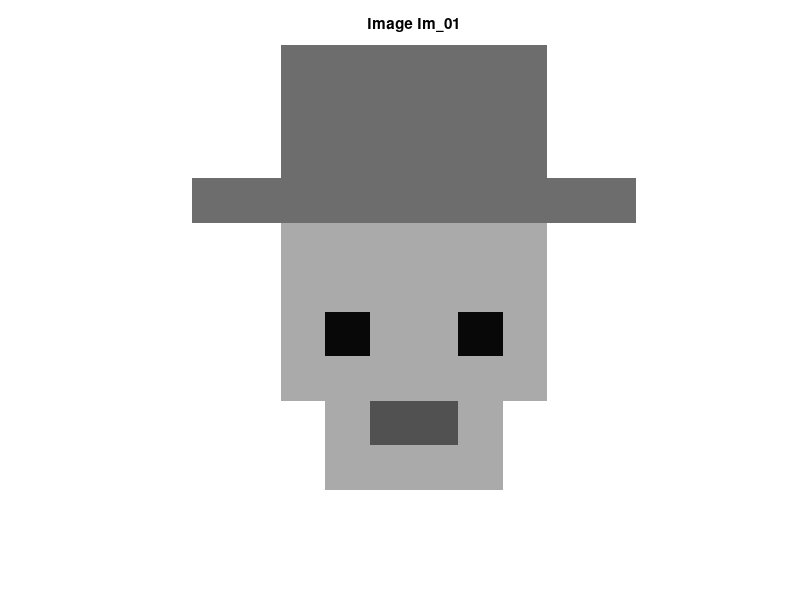

Source code (MATLAB):
%% TP - Image Processing (Exercise 1)

clc
clear
close all

%% Image matrix Im_01
Im_01 = [
255 255 255 110 110 110 110 110 110 255 255 255;
255 255 255 110 110 110 110 110 110 255 255 255;
255 255 255 110 110 110 110 110 110 255 255 255;
255 110 110 110 110 110 110 110 110 110 110 255;
255 255 255 170 170 170 170 170 170 255 255 255;
255 255 255 170 170 170 170 170 170 255 255 255;
255 255 255 170 10 170 170 10 170 255 255 255;
255 255 255 170 170 170 170 170 170 255 255 255;
255 255 255 255 170 80 80 170 255 255 255 255;
255 255 255 255 170 170 170 170 255 255 255 255;
255 255 255 255 255 255 255 255 255 255 255 255
];

%% Display image
figure
imshow(Im_01,[0 255])
title('Image Im\_01')

%% 1) Mean of matrix
mean_value = mean(Im_01(:));
disp('Mean of matrix:')
disp(mean_value)

%% 2) Distances between A,B and A,C
A = [8 8];
B = [4 7];
C = [8 5];

% Euclidean distance
dist_AB_euclid = sqrt(sum((A-B).^2));
dist_AC_euclid = sqrt(sum((A-C).^2));

% Manhattan distance
dist_AB_manhattan = sum(abs(A-B));
dist_AC_manhattan = sum(abs(A-C));

disp('Euclidean Distance A-B:')
disp(dist_AB_euclid)

disp('Euclidean Distance A-C:')
disp(dist_AC_euclid)

disp('Manhattan Distance A-B:')
disp(dist_AB_manhattan)

disp('Manhattan Distance A-C:')
disp(dist_AC_manhattan)

%% 3) Pixel value p = f(5,3)
p = Im_01(5,3);
disp('Pixel value p = f(5,3):')
disp(p)

%% 4) Mean of 3x3 neighbors of p
neighbors = Im_01(4:6,2:4);
mean_neighbors = mean(neighbors(:));

disp('Mean of 3x3 neighbors:')
disp(mean_neighbors)

%% 5) Median of 3x3 neighbors
median_neighbors = median(neighbors(:));

disp('Median of 3x3 neighbors:')
disp(median_neighbors)
